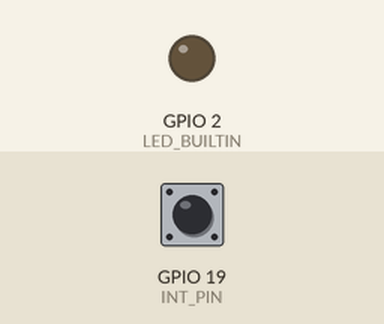
A sketch run on a simulated ESP32. Parts: output pins drawn as LEDs (lit = HIGH). Inputs (shaded band) come from the test bench; at power-on: GPIO 19 (INT_PIN) HIGH. What the sketch prints to the serial monitor is not drawn.

Above: at 1.2 s.
1.3 s: GPIO 19 (INT_PIN) pulled LOW for 0.15 s
At 2.4 s:
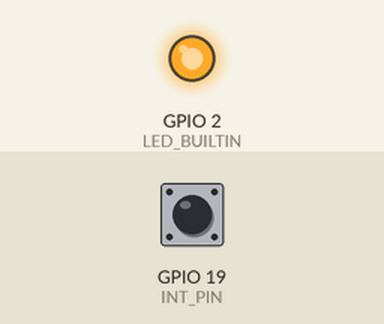
2.9 s: GPIO 19 (INT_PIN) pulled LOW for 1 s
At 3.6 s:
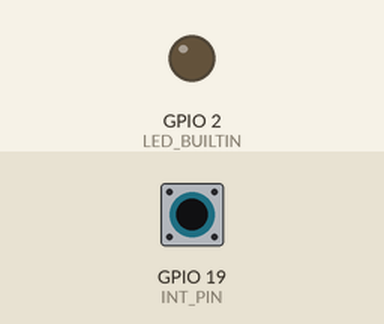
5.4 s: GPIO 19 (INT_PIN) pulled LOW for 3.2 s
At 6.7 s:
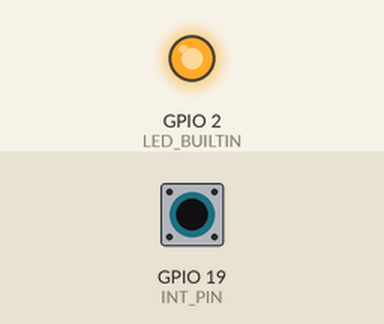
Timing chart, 0 to 8.4 s (numbered marks = the images above; inputs shaded):
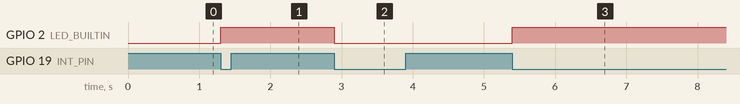

Measured:
- after the input at 1.3 s, GPIO 2 (LED_BUILTIN): LOW → HIGH at once
- after the input at 2.9 s, GPIO 2 (LED_BUILTIN): HIGH → LOW at once
- after the input at 5.4 s, GPIO 2 (LED_BUILTIN): LOW → HIGH at once

The sketch:

diy4-1-1.ino
```cpp
const byte INT_PIN = 19;
bool running = true;
volatile byte counter = 0;
volatile bool state = LOW;

portMUX_TYPE mux = portMUX_INITIALIZER_UNLOCKED;

void IRAM_ATTR ISR(){
  portENTER_CRITICAL(&mux);
  state = !state;
  counter ++;
  digitalWrite(LED_BUILTIN, state);
  portEXIT_CRITICAL(&mux);
  Serial.println("是在哈囉？");
}

void setup() {
  Serial.begin(115200);
  pinMode(LED_BUILTIN, OUTPUT);
  pinMode(INT_PIN, INPUT_PULLUP);
  attachInterrupt(INT_PIN, ISR, FALLING);
}

void loop() {
  if (running && counter >= 10) {
    running = false;
    detachInterrupt(INT_PIN);
    Serial.println("收工啦～");
  }
}
```
